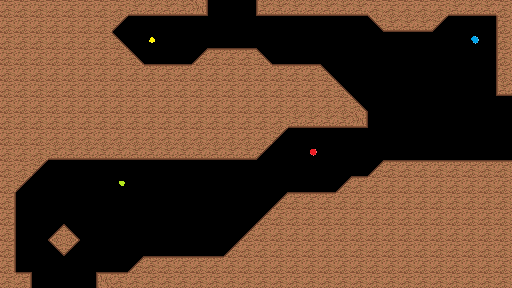

This game map was drawn from its Tiled (.tmx) file and the tilesets committed beside it. A one-line description and the trimmed map source follow:
An orthogonal 32x18 tile map with 16x16 px tiles, 2 tile layers (Back, Front).

<map version="1.0" orientation="orthogonal" width="32" height="18" tilewidth="16" tileheight="16">
 <tileset firstgid="1" name="CaveSet" tilewidth="16" tileheight="16">
  <image source="TileSetA.png" width="96" height="80" />
  <tile id="0">
   <properties>
    <property name="blocked" value="1" />
   </properties>
  </tile>
  <tile id="3">
   <properties>
    <property name="diagonalRight" value="1" />
   </properties>
  </tile>
  <tile id="4">
   <properties>
    <property name="diagonalLeft" value="1" />
   </properties>
  </tile>
  <tile id="6">
   <properties>
    <property name="water" value="" />
   </properties>
  </tile>
  <tile id="8">
   <properties>
    <property name="blocked" value="1" />
   </properties>
  </tile>
  <tile id="9">
   <properties>
    <property name="blocked" value="1" />
   </properties>
  </tile>
  <tile id="10">
   <properties>
    <property name="blocked" value="1" />
   </properties>
  </tile>
  <tile id="11">
   <properties>
    <property name="waterLight" value="" />
   </properties>
  </tile>
  <tile id="19">
   <properties>
    <property name="lightYellow" value="" />
   </properties>
  </tile>
  <tile id="20">
   <properties>
    <property name="lightGreen" value="" />
   </properties>
  </tile>
  <tile id="21">
   <properties>
    <property name="lightBlue" value="" />
   </properties>
  </tile>
  <tile id="22">
   <properties>
    <property name="lightRed" value="" />
   </properties>
  </tile>
  <tile id="23">
   <properties>
    <property name="blocked" value="1" />
   </properties>
  </tile>
  <tile id="26">
   <properties>
    <property name="blocked" value="" />
   </properties>
  </tile>
  <tile id="27">
   <properties>
    <property name="blocked" value="" />
   </properties>
  </tile>
  <tile id="28">
   <properties>
    <property name="blocked" value="" />
   </properties>
  </tile>
  <tile id="29">
   <properties>
    <property name="blocked" value="" />
   </properties>
  </tile>
 </tileset>
 <layer name="Back" width="32" height="18">
  <data>[576 cells, 0 non-empty, 0 distinct tile ids]</data>
 </layer>
 <layer name="Front" width="32" height="18">
  <data>[576 cells, 349 non-empty, 17 distinct tile ids]</data>
 </layer>
</map>
